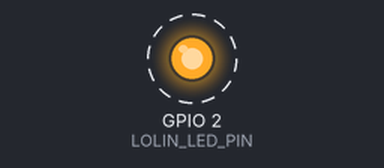
This sketch was run on a simulated ESP8266 (NodeMCU). Shown: output pins drawn as LEDs (lit = HIGH). Dashed ring = blinking.

Above: at 0.5 s.
Timing chart, 0 to 4.6 s (numbered marks = the images above):
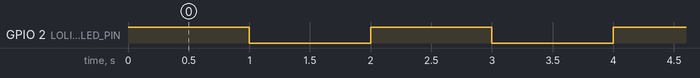

The sketch:

blink.ino
```cpp
/*
  Blink

  Turns an LED on for one second, then off for one second, repeatedly.
*/

#define LOLIN_LED_PIN 2

// the setup function runs once when you press reset or power the board
void setup() {
  // initialize digital pin LED_BUILTIN as an output.
  pinMode(LOLIN_LED_PIN, OUTPUT);
}

// the loop function runs over and over again forever
void loop() {
  digitalWrite(LOLIN_LED_PIN, HIGH);   // turn the LED on (HIGH is the voltage level)
  delay(1000);                         // wait for a second
  digitalWrite(LOLIN_LED_PIN, LOW);    // turn the LED off by making the voltage LOW
  delay(1000);                         // wait for a second
}
```

Measured:
- by itself, GPIO 2 (LOLIN_LED_PIN): alternates HIGH for 1.0 s and LOW for 1.0 s
